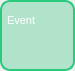
<?xml version="1.0" encoding="UTF-8"?>
<ui version="4.0">
 <class>CalendarEvent</class>
 <widget class="QFrame" name="CalendarEvent">
  <property name="geometry">
   <rect>
    <x>0</x>
    <y>0</y>
    <width>75</width>
    <height>71</height>
   </rect>
  </property>
  <property name="minimumSize">
   <size>
    <width>75</width>
    <height>0</height>
   </size>
  </property>
  <property name="maximumSize">
   <size>
    <width>75</width>
    <height>71</height>
   </size>
  </property>
  <property name="windowTitle">
   <string>Frame</string>
  </property>
  <property name="styleSheet">
   <string notr="true">QFrame#frame
{
	border: 1.5px solid #2ACA7C;
	background-color: #502ACA7C;
	border-radius: 10px;
	padding: 5px;
}

QLabel
{
	border: none;
	color: rgb(255, 255, 255);
	background-color: transparent;
}

QFrame#frame:hover {background: #9026C282;}
</string>
  </property>
  <layout class="QHBoxLayout" name="horizontalLayout">
   <property name="spacing">
    <number>0</number>
   </property>
   <property name="leftMargin">
    <number>0</number>
   </property>
   <property name="topMargin">
    <number>0</number>
   </property>
   <property name="rightMargin">
    <number>0</number>
   </property>
   <property name="bottomMargin">
    <number>0</number>
   </property>
   <item>
    <widget class="QFrame" name="frame">
     <property name="frameShape">
      <enum>QFrame::StyledPanel</enum>
     </property>
     <property name="frameShadow">
      <enum>QFrame::Raised</enum>
     </property>
     <layout class="QVBoxLayout" name="verticalLayout">
      <property name="leftMargin">
       <number>0</number>
      </property>
      <property name="topMargin">
       <number>0</number>
      </property>
      <property name="rightMargin">
       <number>0</number>
      </property>
      <property name="bottomMargin">
       <number>0</number>
      </property>
      <item>
       <widget class="QLabel" name="eventName">
        <property name="font">
         <font>
          <family>Segoe UI</family>
          <pointsize>8</pointsize>
         </font>
        </property>
        <property name="styleSheet">
         <string notr="true"/>
        </property>
        <property name="text">
         <string>Event</string>
        </property>
       </widget>
      </item>
      <item>
       <widget class="QLabel" name="reminderTime">
        <property name="sizePolicy">
         <sizepolicy hsizetype="Preferred" vsizetype="Preferred">
          <horstretch>0</horstretch>
          <verstretch>0</verstretch>
         </sizepolicy>
        </property>
        <property name="font">
         <font>
          <family>Segoe UI</family>
          <pointsize>6</pointsize>
         </font>
        </property>
        <property name="text">
         <string/>
        </property>
        <property name="alignment">
         <set>Qt::AlignRight|Qt::AlignTrailing|Qt::AlignVCenter</set>
        </property>
       </widget>
      </item>
     </layout>
    </widget>
   </item>
  </layout>
 </widget>
 <resources/>
 <connections/>
</ui>
